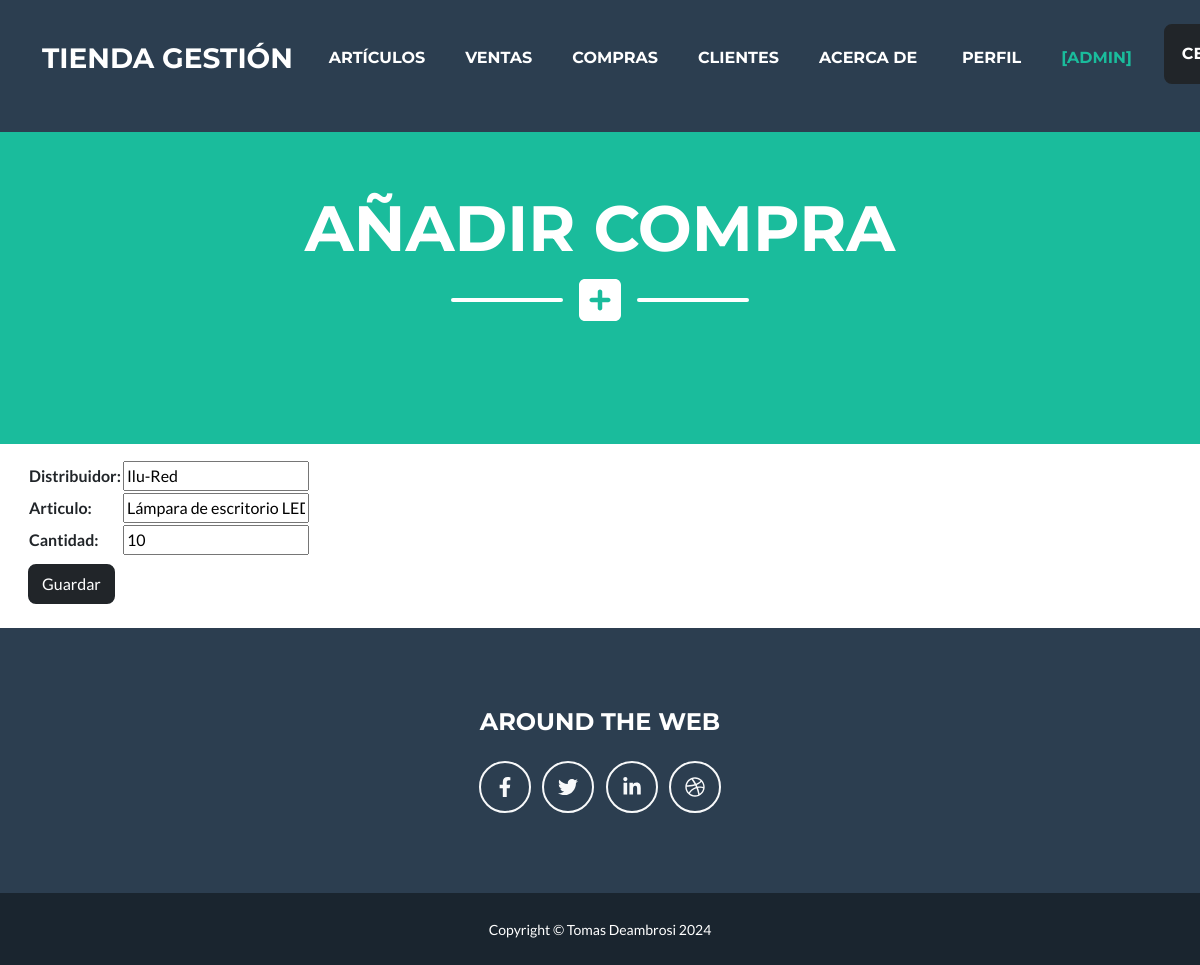
Screenshot of /compras_update/2/ (signed in) with the database file from the repository.
### aplicacion/models.py (models this page shows, shortened)
class Compra(models.Model):
    fecha = models.DateTimeField(auto_now_add=True)
    distribuidor = models.CharField(max_length=60)
    articulo = models.CharField(max_length=60)
    cantidad = models.IntegerField()

### aplicacion/views.py (the view)
# urls.py: path('compras_update/<int:pk>/', CompraUpdate.as_view(), name="compras_update"),
class CompraUpdate(LoginRequiredMixin, UpdateView):
    model = Compra
    fields = ["distribuidor", "articulo", "cantidad"]
    success_url = reverse_lazy("compras")

### aplicacion/templates/aplicacion/compra_form.html (shortened to what this page needs)
{% extends "aplicacion/index.html" %}
{%load static%}
{% block titulo %}
    <h1 class="masthead-heading text-uppercase mb-0">Añadir Compra</h1>
{% endblock titulo %}
{% block icono %}
    <div class="divider-custom-icon"><i class="fa-solid fa-square-plus fa-xl"></i></div>
{% endblock icono %}
{% block contenido %}
    <div class="container m-3">
        <form action = "" method = "post">
            <table>
                {{ form.as_table }}
            </table>
            <input type="submit" value="Guardar" class="btn btn-dark my-2">
        </form>
    </div>
{% endblock contenido %}

### aplicacion/templates/aplicacion/index.html (shortened to what this page needs)
<!DOCTYPE html>
<html lang="en">
    <head>
        {% load static %}
        <link href="{% static 'css/styles.css' %}" rel="stylesheet" />
    </head>
    <body id="page-top">
        <nav class="navbar navbar-expand-lg bg-secondary text-uppercase fixed-top" id="mainNav">
            <div class="container">
                <a class="navbar-brand mb-3" href="{% url 'index' %}">Tienda Gestión</a>
                <div class="collapse navbar-collapse d-flex justify-content-between" id="navbarResponsive">
                    <ul class="navbar-nav ms-auto">
                        {% if user.is_authenticated %}
                            <li class="nav-item mx-0 mx-lg-1"><a class="nav-link py-3 px-0 px-lg-3 rounded" href="{% url 'articulos' %}">Artículos</a></li>
                            <li class="nav-item mx-0 mx-lg-1"><a class="nav-link py-3 px-0 px-lg-3 rounded" href="{% url 'ventas' %}">Ventas</a></li>
                            <li class="nav-item mx-0 mx-lg-1"><a class="nav-link py-3 px-0 px-lg-3 rounded" href="{% url 'compras' %}">Compras</a></li>
                            <li class="nav-item mx-0 mx-lg-1"><a class="nav-link py-3 px-0 px-lg-3 rounded" href="{% url 'clientes' %}">Clientes</a></li>
                            <li class="nav-item mx-0 mx-lg-1"><a class="nav-link py-3 px-0 px-lg-3 rounded" href="{% url 'acerca_de' %}" style="width:135px">Acerca de</a></li>
                            <li class="nav-item mx-0 mx-lg-1"><a class="nav-link py-3 px-0 px-lg-3 rounded" href="{% url 'perfil' %}">Perfil</a></li>
                            <li class="nav-item mx-0 mx-lg-1"><p class="nav-link py-3 px-0 px-lg-3 rounded" style="color:#1abc9c">[{{user.username}}]</p></li>
                        {% endif %}
                    </ul>
                </div>
                {% if user.is_authenticated %}
                    <div class="container pb-4">
                        <form method="post" action="{% url 'logout' %}" style="width: 200px">
                            <button class="btn btn-dark nav-link py-3 px-0 px-lg-3 rounded" href="" style="color:white">CERRAR SESIÓN</button>
                        </form>
                    </div>
                {% endif %}
            </div>
        </nav>
        <header class="masthead bg-primary text-white text-center">
            <div class="container d-flex align-items-center flex-column">
                {% block titulo %}{% endblock titulo %}
                <div class="divider-custom divider-light">
                    <div class="divider-custom-line"></div>
                    {% block icono %}{% endblock icono %}
                    <div class="divider-custom-line"></div>
                </div>
            </div>
        </header>
        <main>
            {% block contenido%}
            {% endblock contenido%}
        </main>
        <footer class="footer text-center">
            <div class="container">
                <div class="row">
                    <div class="col-lg mb-5 mb-lg-0">
                        <h4 class="text-uppercase mb-4">Around the Web</h4>
                        <a class="btn btn-outline-light btn-social mx-1" href="#!"><i class="fab fa-fw fa-facebook-f"></i></a>
                        <a class="btn btn-outline-light btn-social mx-1" href="#!"><i class="fab fa-fw fa-twitter"></i></a>
                        <a class="btn btn-outline-light btn-social mx-1" href="#!"><i class="fab fa-fw fa-linkedin-in"></i></a>
                        <a class="btn btn-outline-light btn-social mx-1" href="#!"><i class="fab fa-fw fa-dribbble"></i></a>
                    </div>
                </div>
            </div>
        </footer>
        <div class="copyright py-4 text-center text-white">
            <div class="container"><small>Copyright &copy; Tomas Deambrosi 2024</small></div>
        </div>
    </body>
</html>

### rows the page displays
Compra: distribuidor "Ilu-Red", articulo "Lámpara de escritorio LED", cantidad "10"

### other values shown
{{ user.username }} "ADMIN"
